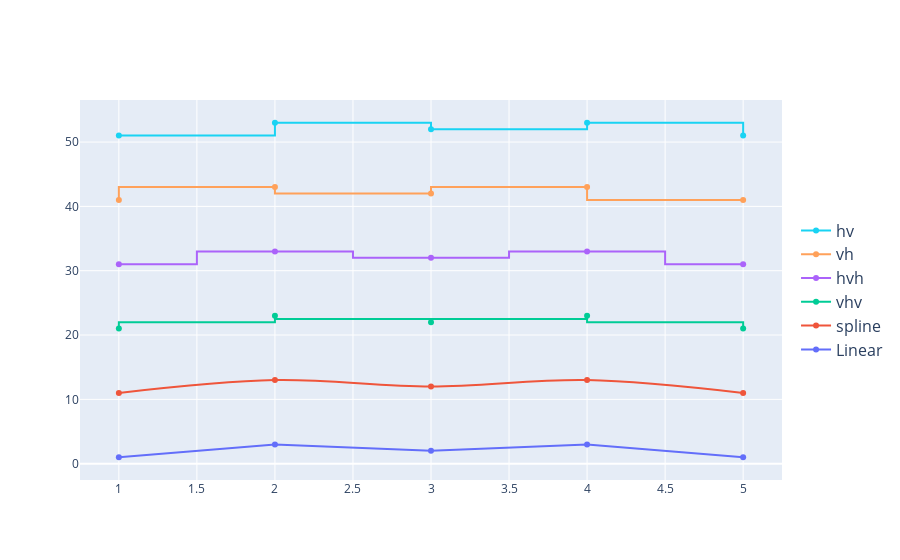

The notebook cell saved with this chart:
### Markdown cell above
hoverinfo는 Plotly에서 그래프에 마우스를 올렸을 때 표시되는 정보의 종류를 제어하는 속성입니다. 

이 속성을 사용하면 사용자에게 어떤 정보를 보여줄지 선택할 수 있습니다.

사용 가능한 옵션
- 'all': 모든 정보 표시 (x, y 값 및 추가 정보).
- 'none': 아무 정보도 표시하지 않음.
- 'x': x 값만 표시.
- 'y': y 값만 표시.
- 'text': 사용자 정의 텍스트만 표시.
- 'x+y': x와 y 값만 표시.
- 'nama' : 사용자 정의 이름만 표시

### Code cell
x = np.array([1,2,3,4,5])
y= np.array([1,3,2,3,1])

fig = go.Figure()
fig.add_trace(go.Scatter(x=x,y=y,
                         name='Linear', # 선형 보간
                         line_shape='linear')) 

fig.add_trace(go.Scatter(x=x,y=y+10,
                         name='spline', # 유선형 보간
                         hoverinfo='text+name',
                         line_shape='spline'))

fig.add_trace(go.Scatter(x=x,y=y+20,
                         name='vhv', # 중간값 vertical line 보간
                         hoverinfo='text+name',
                         line_shape='vhv'))

fig.add_trace(go.Scatter(x=x,y=y+30,
                         name='hvh', # horizontal 중간 보간
                         hoverinfo='text+name',
                         line_shape='hvh'))

fig.add_trace(go.Scatter(x=x,y=y+40,
                         name='vh',  # 이후 포인트 값 보간
                         hoverinfo='text+name',
                         line_shape='vh'))

fig.add_trace(go.Scatter(x=x,y=y+50,
                         name='hv', # 이전 포인트 값 보간
                         hoverinfo='text+name',
                         line_shape='hv'))

fig.update_traces(hoverinfo='x+y+name',mode='lines+markers+text')

fig.update_layout(legend={'y':0.5, # 범례 위치
                          'traceorder':'reversed', # 범례 순서
                          'font_size':16})
fig.show()

### Figure 1 — Plotly figure (JSON) as saved in the notebook; plotly's stock layout.template omitted (floating-point values rounded to 4 significant figures)
{"data": [{"hoverinfo": "x+y+name", "line": {"shape": "linear"}, "mode": "lines+markers+text", "name": "Linear", "type": "scatter", "x": [1, 2, 3, 4, 5], "y": [1, 3, 2, 3, 1]}, {"hoverinfo": "x+y+name", "line": {"shape": "spline"}, "mode": "lines+markers+text", "name": "spline", "type": "scatter", "x": [1, 2, 3, 4, 5], "y": [11, 13, 12, 13, 11]}, {"hoverinfo": "x+y+name", "line": {"shape": "vhv"}, "mode": "lines+markers+text", "name": "vhv", "type": "scatter", "x": [1, 2, 3, 4, 5], "y": [21, 23, 22, 23, 21]}, {"hoverinfo": "x+y+name", "line": {"shape": "hvh"}, "mode": "lines+markers+text", "name": "hvh", "type": "scatter", "x": [1, 2, 3, 4, 5], "y": [31, 33, 32, 33, 31]}, {"hoverinfo": "x+y+name", "line": {"shape": "vh"}, "mode": "lines+markers+text", "name": "vh", "type": "scatter", "x": [1, 2, 3, 4, 5], "y": [41, 43, 42, 43, 41]}, {"hoverinfo": "x+y+name", "line": {"shape": "hv"}, "mode": "lines+markers+text", "name": "hv", "type": "scatter", "x": [1, 2, 3, 4, 5], "y": [51, 53, 52, 53, 51]}], "layout": {"legend": {"font": {"size": 16}, "traceorder": "reversed", "y": 0.5}}}
